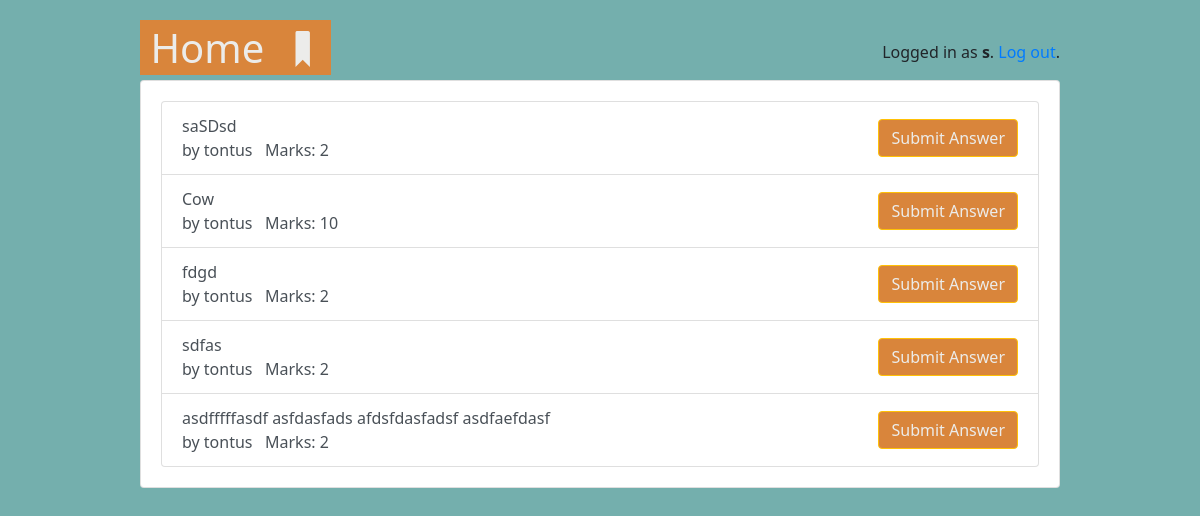
Page /students/questions (signed in) on the earlier database version.
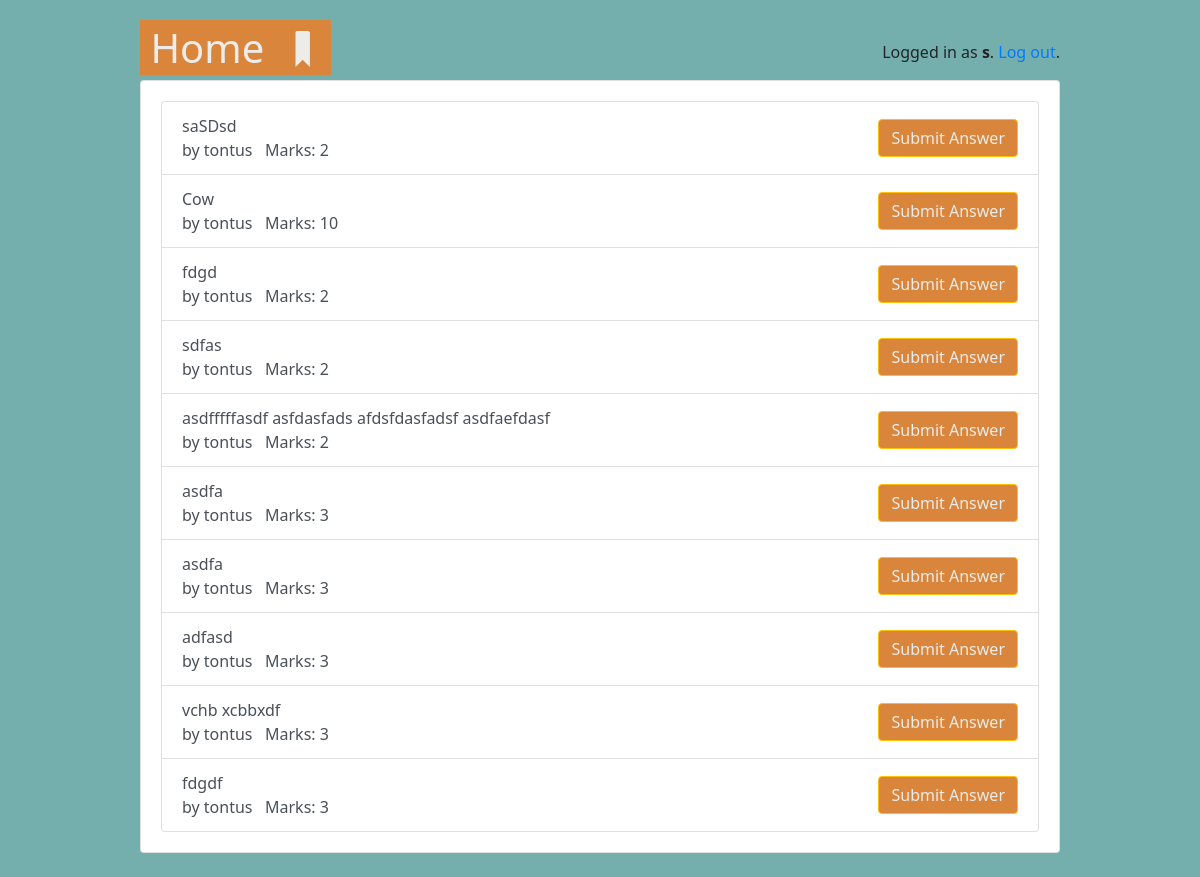
Same page on the later database version.
### classroom/models.py (models this page shows, shortened)
class User(AbstractUser):
    is_student = models.BooleanField(default=False)
    is_teacher = models.BooleanField(default=False)

class Question(models.Model):
    owner = models.ForeignKey(User, on_delete=models.CASCADE, related_name='questions')
    question = models.CharField(max_length=255)
    model_answer = models.TextField()
    marks = models.IntegerField()

### classroom/views/students.py (the view)
# urls.py: path('questions', students.QuestionList.as_view(), name='questions'),
@method_decorator([login_required, student_required()], name='dispatch')
class QuestionList(ListView):
    template_name = 'classroom/students/questions.html'
    model = Question
    context_object_name = 'questions'
    def get_queryset(self):
        student = self.request.user.student
        queryset = Question.objects.exclude(answer_question__student=student)
        return queryset

### classroom/templates/classroom/students/questions.html
{% extends 'base.html' %}
{% block content %}
    <div class="card">
        <div class="card-body">
            <ul class="list-group">
                {% for question in questions %}
                    <li class="list-group-item d-flex justify-content-between align-items-center list-group-item-action">
                        {{ question.question }}<br> by {{ question.owner.username }} &nbsp; Marks: {{ question.marks }} <a href="{% url 'students:take_test' question.pk %}"
                                                   class="btn btn-warning">Submit Answer</a></li>
                {% endfor %}
            </ul>
        </div>
    </div>
{% endblock %}

### templates/base.html (shortened to what this page needs)
{% load static %}<!doctype html>
<html lang="en">
<head>
    <link rel="stylesheet" href="{% static 'css/bootstrap.min.css' %}">
    <link rel="stylesheet" type="text/css" href="{% static 'fontello-8276abb7/css/fontello.css' %}">
    <link rel="stylesheet" type="text/css" href="{% static 'css/app.css' %}">
    {% if user.is_authenticated and user.is_teacher %}
        <link rel="stylesheet" type="text/css" href="{% static 'css/teachers.css' %}">
    {% else %}
        <link rel="stylesheet" type="text/css" href="{% static 'css/students.css' %}">
    {% endif %}
</head>
<body>
<div class="container my-4">
    <div class="row justify-content-center">
        <div class="col-md-10 col-sm-12">
            <div class="row">
                <div class="col-6">
                    <h1 class="logo">
                        <a href="{% url 'home' %}">
                            &nbspHome
                            {% if user.is_authenticated %}
                                {% if user.is_teacher %}
                                    <span class=" icon-bookmarks" data-toggle="tooltip" data-placement="right"
                                          title="Teacher profile"></span>
                                {% else %}
                                    <span class=" icon-bookmark" data-toggle="tooltip" data-placement="right"
                                          title="Student profile"></span>
                                {% endif %}
                            {% endif %}
                        </a>
                    </h1>
                </div>
                <div class="col-6 text-right">
                    {% if user.is_authenticated %}
                        <p class="pt-3">Logged in as <strong>{{ user.username }}</strong>. <a href="{% url 'logout' %}">Log
                            out</a>.</p>
                    {% else %}
                        <a href="{% url 'login' %}" class="btn btn-light" role="button">Log in</a>
                        <a href="{% url 'signup' %}" class="btn btn-primary" role="button">Sign up</a>
                    {% endif %}
                </div>
            </div>
                    {% block content %}
                    {% endblock %}
        </div>
    </div>
</div>
</body>
</html>

### static/css/app.css (style rules this page uses)
body { font-family: "Segoe UI"; text-decoration: none !important; padding: 0px; background-color: #74AFAD; }
a { text-decoration: none; }
.logo a { color: #ECECEA; text-decoration: none; background-color:#D9853B ; }
.logo { margin-bottom: -20px; }
.btn-warning { background: #D9853B !important; color: #ECECEA; }

### static/css/students.css (style rules this page uses)
body { background-color: #74AFAD; }

Differences in the rows shown:
added Question: question "asdfa", owner.username "tontus", marks "3"
added Question: question "asdfa", owner.username "tontus", marks "3"
added Question: question "adfasd", owner.username "tontus", marks "3"
added Question: question "vchb xcbbxdf", owner.username "tontus", marks "3"
added Question: question "fdgdf", owner.username "tontus", marks "3"
